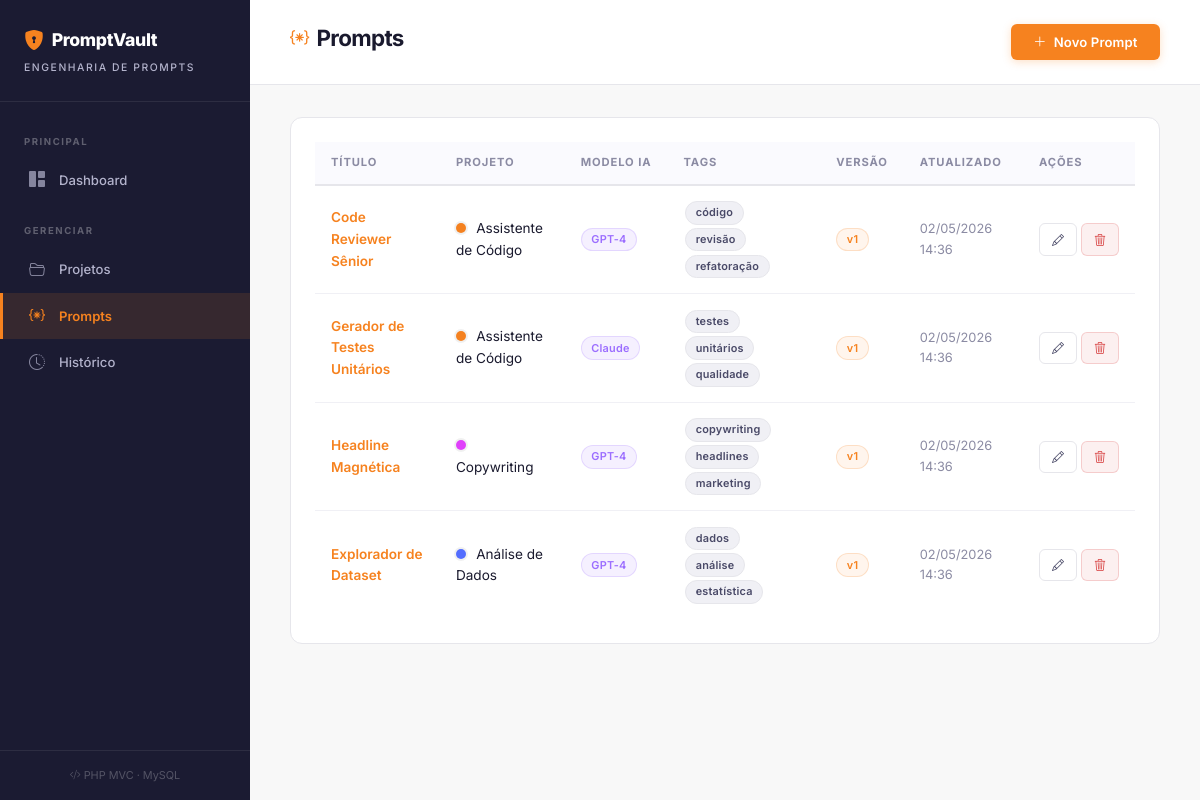
The app's page /index.php?url=prompts with its own data.
### tables this page shows
CREATE TABLE IF NOT EXISTS prompts (
    id INT AUTO_INCREMENT PRIMARY KEY,
    projeto_id INT NOT NULL,
    titulo VARCHAR(200) NOT NULL,
    conteudo TEXT NOT NULL,
    modelo_ia VARCHAR(50) DEFAULT 'GPT-4',
    tags VARCHAR(255),
    versao INT DEFAULT 1,
    criado_em DATETIME DEFAULT CURRENT_TIMESTAMP,
    atualizado_em DATETIME DEFAULT CURRENT_TIMESTAMP ON UPDATE CURRENT_TIMESTAMP,
    FOREIGN KEY (projeto_id) REFERENCES projetos(id) ON DELETE CASCADE
);

CREATE TABLE IF NOT EXISTS projetos (
    id INT AUTO_INCREMENT PRIMARY KEY,
    nome VARCHAR(150) NOT NULL,
    descricao TEXT,
    cor VARCHAR(7) DEFAULT '#f48120',
    criado_em DATETIME DEFAULT CURRENT_TIMESTAMP,
    atualizado_em DATETIME DEFAULT CURRENT_TIMESTAMP ON UPDATE CURRENT_TIMESTAMP
);

### app/controllers/PromptsController.php (called while the page is built, shortened)
<?php
class PromptsController extends BaseController
{
    private Prompt $model;
    public function __construct()
    {
        $this->model = new Prompt();
    }
    public function index(): void
    {
        $data = [
            'pageTitle' => 'Prompts',
            'prompts'   => $this->model->findAllWithProjeto(),
            'flash'     => $this->getFlash(),
        ];
        $this->view('prompts/index', $data);
    }
}

### app/models/BaseModel.php (called while the page is built, shortened)
<?php
class BaseModel
{
    public function __construct()
    {
        $this->db = getConnection();
    }
}

### config/db.php (called while the page is built, shortened)
<?php
function getConnection(): PDO
{
    $dsn = "mysql:host=" . DB_HOST . ";dbname=" . DB_NAME . ";charset=" . DB_CHARSET;
    $options = [
        PDO::ATTR_ERRMODE            => PDO::ERRMODE_EXCEPTION,
        PDO::ATTR_DEFAULT_FETCH_MODE => PDO::FETCH_ASSOC,
        PDO::ATTR_EMULATE_PREPARES   => false,
    ];
    try {
        return new PDO($dsn, DB_USER, DB_PASS, $options);
    } catch (PDOException $e) {
        die('<div style="background:#1a1a2e;color:#ff6b6b;padding:2rem;font-family:monospace;border-radius:12px;margin:2rem;">
            <h2>⚠️ Erro de Conexão com o Banco de Dados</h2>
            <p>' . $e->getMessage() . '</p>
            <p style="color:#aaa;">Verifique se o MySQL está rodando e se o banco <code>cofre_prompts</code> foi criado.</p>
        </div>');
    }
}

### app/models/Prompt.php (called while the page is built, shortened)
<?php
class Prompt extends BaseModel
{
    public function findAllWithProjeto(): array
    {
        $sql = "SELECT pr.*, p.nome as projeto_nome, p.cor as projeto_cor
                FROM prompts pr
                INNER JOIN projetos p ON pr.projeto_id = p.id
                ORDER BY pr.atualizado_em DESC";
        $stmt = $this->db->query($sql);
        return $stmt->fetchAll();
    }
}

### app/views/prompts/index.php (the view)
<?php require_once 'app/views/layout/header.php'; ?>
<div class="top-bar">
    <h1><i class="bi bi-braces-asterisk"></i> Prompts</h1>
    <a href="<?= BASE_URL ?>index.php?url=prompts/criar" class="btn-cf"><i class="bi bi-plus-lg"></i> Novo Prompt</a>
</div>
<div class="content-wrap">
<?php if (empty($prompts)): ?>
    <div class="empty-state">
        <div class="icon">⚡</div>
        <p>Nenhum prompt encontrado. Crie o primeiro!</p>
    </div>
<?php else: ?>
<div class="cf-card">
    <table class="cf-table">
        <thead>
            <tr><th>Título</th><th>Projeto</th><th>Modelo IA</th><th>Tags</th><th>Versão</th><th>Atualizado</th><th>Ações</th></tr>
        </thead>
        <tbody>
        <?php foreach ($prompts as $pr): ?>
        <tr>
            <td>
                <a href="<?= BASE_URL ?>index.php?url=prompts/ver/<?= $pr['id'] ?>" class="cf-link" style="font-weight: 600;">
                    <?= htmlspecialchars($pr['titulo']) ?>
                </a>
            </td>
            <td>
                <span class="color-dot" style="background: <?= htmlspecialchars($pr['projeto_cor']) ?>;"></span>
                <?= htmlspecialchars($pr['projeto_nome']) ?>
            </td>
            <td><span class="badge-cf badge-model"><?= htmlspecialchars($pr['modelo_ia']) ?></span></td>
            <td>
                <?php foreach (explode(',', $pr['tags'] ?? '') as $tag): ?>
                    <?php if (trim($tag)): ?>
                        <span class="badge-cf badge-tag"><?= htmlspecialchars(trim($tag)) ?></span>
                    <?php endif; ?>
                <?php endforeach; ?>
            </td>
            <td><span class="badge-cf badge-version">v<?= $pr['versao'] ?></span></td>
            <td style="color: var(--text-muted); font-size: 0.8rem;"><?= date('d/m/Y H:i', strtotime($pr['atualizado_em'])) ?></td>
            <td>
                <div class="d-flex gap-1">
                    <a href="<?= BASE_URL ?>index.php?url=prompts/editar/<?= $pr['id'] ?>" class="btn-outline btn-sm"><i class="bi bi-pencil"></i></a>
                    <a href="<?= BASE_URL ?>index.php?url=prompts/deletar/<?= $pr['id'] ?>" class="btn-danger btn-sm" data-confirm="Excluir o prompt '<?= htmlspecialchars($pr['titulo']) ?>'?"><i class="bi bi-trash3"></i></a>
                </div>
            </td>
        </tr>
        <?php endforeach; ?>
        </tbody>
    </table>
</div>
<?php endif; ?>
</div>
<?php require_once 'app/views/layout/footer.php'; ?>

### records on screen
prompts: titulo "Code Reviewer Sênior", projeto.nome "Assistente de Código", modelo_ia "GPT-4", tags "código", tags "revisão", tags "refatoração", versao "1", atualizado_em "02/05/2026 14:36"
prompts: titulo "Gerador de Testes Unitários", projeto.nome "Assistente de Código", modelo_ia "Claude", tags "testes", tags "unitários", tags "qualidade", versao "1", atualizado_em "02/05/2026 14:36"
prompts: titulo "Headline Magnética", projeto.nome "Copywriting", modelo_ia "GPT-4", tags "copywriting", tags "headlines", tags "marketing", versao "1", atualizado_em "02/05/2026 14:36"
prompts: titulo "Explorador de Dataset", projeto.nome "Análise de Dados", modelo_ia "GPT-4", tags "dados", tags "análise", tags "estatística", versao "1", atualizado_em "02/05/2026 14:36"
